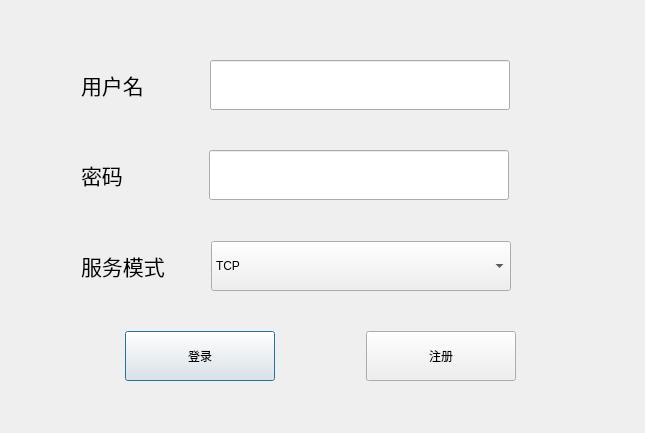
<?xml version="1.0" encoding="UTF-8"?>
<ui version="4.0">
 <class>loginClass</class>
 <widget class="QDialog" name="loginClass">
  <property name="geometry">
   <rect>
    <x>0</x>
    <y>0</y>
    <width>645</width>
    <height>433</height>
   </rect>
  </property>
  <property name="windowTitle">
   <string>login</string>
  </property>
  <widget class="QWidget" name="layoutWidget">
   <property name="geometry">
    <rect>
     <x>30</x>
     <y>15</y>
     <width>581</width>
     <height>411</height>
    </rect>
   </property>
   <layout class="QGridLayout" name="gridLayout">
    <item row="7" column="0">
     <layout class="QHBoxLayout" name="horizontalLayout_4">
      <item>
       <spacer name="horizontalSpacer">
        <property name="orientation">
         <enum>Qt::Orientation::Horizontal</enum>
        </property>
        <property name="sizeHint" stdset="0">
         <size>
          <width>40</width>
          <height>20</height>
         </size>
        </property>
       </spacer>
      </item>
      <item>
       <widget class="QPushButton" name="login">
        <property name="minimumSize">
         <size>
          <width>150</width>
          <height>50</height>
         </size>
        </property>
        <property name="text">
         <string>登录</string>
        </property>
       </widget>
      </item>
      <item>
       <spacer name="horizontalSpacer_2">
        <property name="orientation">
         <enum>Qt::Orientation::Horizontal</enum>
        </property>
        <property name="sizeHint" stdset="0">
         <size>
          <width>40</width>
          <height>20</height>
         </size>
        </property>
       </spacer>
      </item>
      <item>
       <widget class="QPushButton" name="p_register">
        <property name="minimumSize">
         <size>
          <width>150</width>
          <height>50</height>
         </size>
        </property>
        <property name="text">
         <string>注册</string>
        </property>
       </widget>
      </item>
      <item>
       <spacer name="horizontalSpacer_3">
        <property name="orientation">
         <enum>Qt::Orientation::Horizontal</enum>
        </property>
        <property name="sizeHint" stdset="0">
         <size>
          <width>40</width>
          <height>20</height>
         </size>
        </property>
       </spacer>
      </item>
     </layout>
    </item>
    <item row="6" column="0">
     <spacer name="verticalSpacer_3">
      <property name="orientation">
       <enum>Qt::Orientation::Vertical</enum>
      </property>
      <property name="sizeHint" stdset="0">
       <size>
        <width>20</width>
        <height>40</height>
       </size>
      </property>
     </spacer>
    </item>
    <item row="5" column="0">
     <layout class="QHBoxLayout" name="horizontalLayout_3">
      <item>
       <spacer name="horizontalSpacer_5">
        <property name="orientation">
         <enum>Qt::Orientation::Horizontal</enum>
        </property>
        <property name="sizeType">
         <enum>QSizePolicy::Policy::Fixed</enum>
        </property>
        <property name="sizeHint" stdset="0">
         <size>
          <width>40</width>
          <height>20</height>
         </size>
        </property>
       </spacer>
      </item>
      <item>
       <widget class="QLabel" name="label_3">
        <property name="font">
         <font>
          <pointsize>16</pointsize>
         </font>
        </property>
        <property name="text">
         <string>服务模式</string>
        </property>
       </widget>
      </item>
      <item>
       <spacer name="horizontalSpacer_12">
        <property name="orientation">
         <enum>Qt::Orientation::Horizontal</enum>
        </property>
        <property name="sizeType">
         <enum>QSizePolicy::Policy::Fixed</enum>
        </property>
        <property name="sizeHint" stdset="0">
         <size>
          <width>40</width>
          <height>20</height>
         </size>
        </property>
       </spacer>
      </item>
      <item alignment="Qt::AlignmentFlag::AlignLeft">
       <widget class="QComboBox" name="servermode">
        <property name="sizePolicy">
         <sizepolicy hsizetype="Fixed" vsizetype="Fixed">
          <horstretch>0</horstretch>
          <verstretch>0</verstretch>
         </sizepolicy>
        </property>
        <property name="minimumSize">
         <size>
          <width>300</width>
          <height>50</height>
         </size>
        </property>
        <item>
         <property name="text">
          <string>TCP</string>
         </property>
        </item>
        <item>
         <property name="text">
          <string>UDP</string>
         </property>
        </item>
       </widget>
      </item>
      <item>
       <spacer name="horizontalSpacer_4">
        <property name="orientation">
         <enum>Qt::Orientation::Horizontal</enum>
        </property>
        <property name="sizeHint" stdset="0">
         <size>
          <width>40</width>
          <height>20</height>
         </size>
        </property>
       </spacer>
      </item>
     </layout>
    </item>
    <item row="0" column="0">
     <spacer name="verticalSpacer_4">
      <property name="orientation">
       <enum>Qt::Orientation::Vertical</enum>
      </property>
      <property name="sizeHint" stdset="0">
       <size>
        <width>20</width>
        <height>40</height>
       </size>
      </property>
     </spacer>
    </item>
    <item row="4" column="0">
     <spacer name="verticalSpacer">
      <property name="orientation">
       <enum>Qt::Orientation::Vertical</enum>
      </property>
      <property name="sizeHint" stdset="0">
       <size>
        <width>20</width>
        <height>40</height>
       </size>
      </property>
     </spacer>
    </item>
    <item row="3" column="0">
     <layout class="QHBoxLayout" name="horizontalLayout_2">
      <item>
       <spacer name="horizontalSpacer_6">
        <property name="orientation">
         <enum>Qt::Orientation::Horizontal</enum>
        </property>
        <property name="sizeType">
         <enum>QSizePolicy::Policy::Fixed</enum>
        </property>
        <property name="sizeHint" stdset="0">
         <size>
          <width>40</width>
          <height>20</height>
         </size>
        </property>
       </spacer>
      </item>
      <item>
       <widget class="QLabel" name="label_2">
        <property name="font">
         <font>
          <pointsize>16</pointsize>
         </font>
        </property>
        <property name="text">
         <string>密码</string>
        </property>
       </widget>
      </item>
      <item>
       <spacer name="horizontalSpacer_7">
        <property name="orientation">
         <enum>Qt::Orientation::Horizontal</enum>
        </property>
        <property name="sizeType">
         <enum>QSizePolicy::Policy::Fixed</enum>
        </property>
        <property name="sizeHint" stdset="0">
         <size>
          <width>80</width>
          <height>20</height>
         </size>
        </property>
       </spacer>
      </item>
      <item alignment="Qt::AlignmentFlag::AlignRight">
       <widget class="QLineEdit" name="password">
        <property name="sizePolicy">
         <sizepolicy hsizetype="Fixed" vsizetype="Fixed">
          <horstretch>0</horstretch>
          <verstretch>0</verstretch>
         </sizepolicy>
        </property>
        <property name="minimumSize">
         <size>
          <width>300</width>
          <height>50</height>
         </size>
        </property>
       </widget>
      </item>
      <item>
       <spacer name="horizontalSpacer_8">
        <property name="orientation">
         <enum>Qt::Orientation::Horizontal</enum>
        </property>
        <property name="sizeHint" stdset="0">
         <size>
          <width>40</width>
          <height>20</height>
         </size>
        </property>
       </spacer>
      </item>
     </layout>
    </item>
    <item row="2" column="0">
     <spacer name="verticalSpacer_2">
      <property name="orientation">
       <enum>Qt::Orientation::Vertical</enum>
      </property>
      <property name="sizeHint" stdset="0">
       <size>
        <width>20</width>
        <height>40</height>
       </size>
      </property>
     </spacer>
    </item>
    <item row="1" column="0">
     <layout class="QHBoxLayout" name="horizontalLayout">
      <item>
       <spacer name="horizontalSpacer_11">
        <property name="orientation">
         <enum>Qt::Orientation::Horizontal</enum>
        </property>
        <property name="sizeType">
         <enum>QSizePolicy::Policy::Fixed</enum>
        </property>
        <property name="sizeHint" stdset="0">
         <size>
          <width>40</width>
          <height>20</height>
         </size>
        </property>
       </spacer>
      </item>
      <item alignment="Qt::AlignmentFlag::AlignLeft">
       <widget class="QLabel" name="label">
        <property name="font">
         <font>
          <pointsize>16</pointsize>
         </font>
        </property>
        <property name="text">
         <string>用户名</string>
        </property>
       </widget>
      </item>
      <item>
       <spacer name="horizontalSpacer_9">
        <property name="orientation">
         <enum>Qt::Orientation::Horizontal</enum>
        </property>
        <property name="sizeType">
         <enum>QSizePolicy::Policy::Minimum</enum>
        </property>
        <property name="sizeHint" stdset="0">
         <size>
          <width>60</width>
          <height>20</height>
         </size>
        </property>
       </spacer>
      </item>
      <item alignment="Qt::AlignmentFlag::AlignLeft|Qt::AlignmentFlag::AlignVCenter">
       <widget class="QLineEdit" name="username">
        <property name="sizePolicy">
         <sizepolicy hsizetype="Fixed" vsizetype="Fixed">
          <horstretch>0</horstretch>
          <verstretch>0</verstretch>
         </sizepolicy>
        </property>
        <property name="minimumSize">
         <size>
          <width>300</width>
          <height>50</height>
         </size>
        </property>
       </widget>
      </item>
      <item>
       <spacer name="horizontalSpacer_10">
        <property name="orientation">
         <enum>Qt::Orientation::Horizontal</enum>
        </property>
        <property name="sizeHint" stdset="0">
         <size>
          <width>40</width>
          <height>20</height>
         </size>
        </property>
       </spacer>
      </item>
     </layout>
    </item>
    <item row="8" column="0">
     <spacer name="verticalSpacer_5">
      <property name="orientation">
       <enum>Qt::Orientation::Vertical</enum>
      </property>
      <property name="sizeHint" stdset="0">
       <size>
        <width>20</width>
        <height>40</height>
       </size>
      </property>
     </spacer>
    </item>
   </layout>
  </widget>
 </widget>
 <layoutdefault spacing="6" margin="11"/>
 <resources>
  <include location="login.qrc"/>
 </resources>
 <connections/>
</ui>
